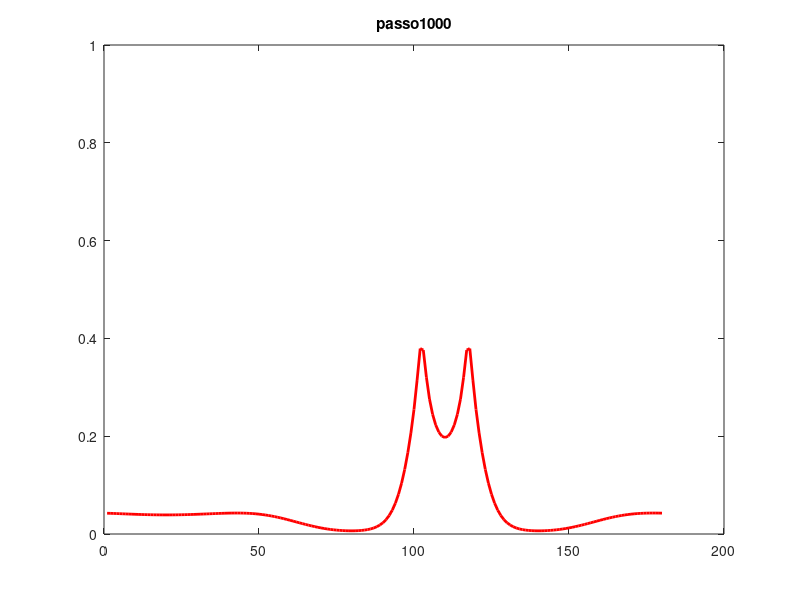
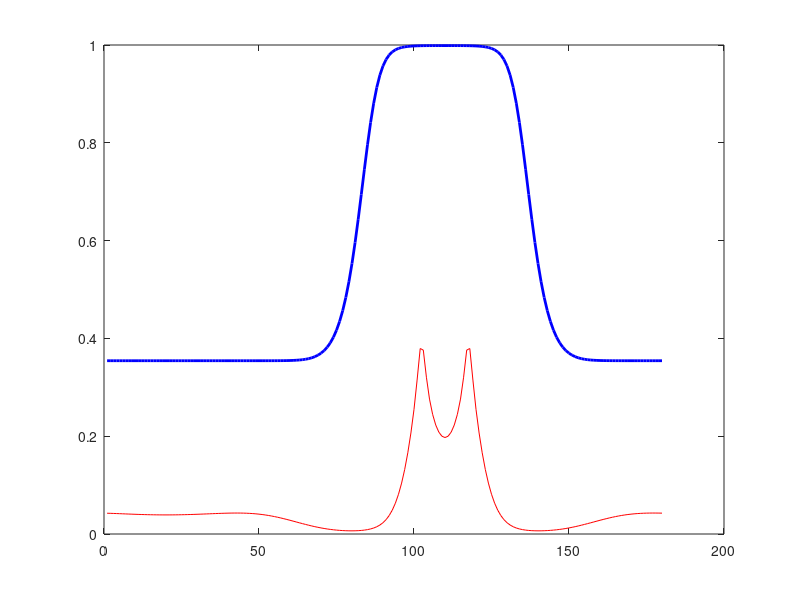

MATLAB code to generate these figures, in order:

clear
clc
close all
N=180;
sigex=2;                   %       2.;                              
sigin=24;                   %       6;                                                
Lex0=5;          %2.4  %6                                                               
Lin0=2;        %1.4 %3
phi=12;      
pend=0.6;   %0.6
soglia = 6;
k=[1:1:N];
for i = 1:N,
    distanza=abs(k-i);
    index = find(distanza > 90);
    distanza(index) = 180 - distanza(index);
    D2=distanza.^2;% matrice delle distanze al quadrato FORMA CIRCOLARE
    L(i,:)=-Lin0*exp(-D2/2/sigin/sigin); 
    L(i,i)=Lex0;    % non riceve sinapsi da se stesso
end 

stimolo = 2 % 1 stimoli rettangolare, 2 due stimoli ravvicinati

switch stimolo
    case 1
Ix = 6*ones(1,180);
Ix(90:110)=14;
    case 2
        Ix = 5*ones(1,180);%6*ones(1,180);
        Ix= Ix + 10*exp(-([1:180]-100).^2/2/10/10)+10*exp(-([1:180]-120).^2/2/10/10);%Ix + 8*exp(-([1:180]-85).^2/2/10/10)+8*exp(-([1:180]-115).^2/2/10/10);
end
        
tau=3;
iter=1000;%600; %1000     % lunghezza simulazione     
dt=0.1;   %0.1        % passo campionamento
t=[0:iter]*dt;      % asse dei tempi
LL=length(t);
x=zeros(N,iter);
for k=1:LL-1,
     x(:,k+1)=x(:,k)+dt*((1/tau)*(-x(:,k)+1./(1+exp(-(Ix'+L*x(:,k)-soglia)*pend))));   
     plot([1:N],x(:,k+1),'r','linewidth',2)
     axis([0 200 0 1])
     title(['passo' num2str(k)])
     pause(0.01)
end
feedforward = 1./(1+exp(-(Ix'-soglia)*pend));  % contiene l'uscita dovuta al solo input
figure
plot([1:N],x(:,k+1),'r',[1:N],feedforward,'b','linewidth',2)
%--------------------------------------------------------------------------
